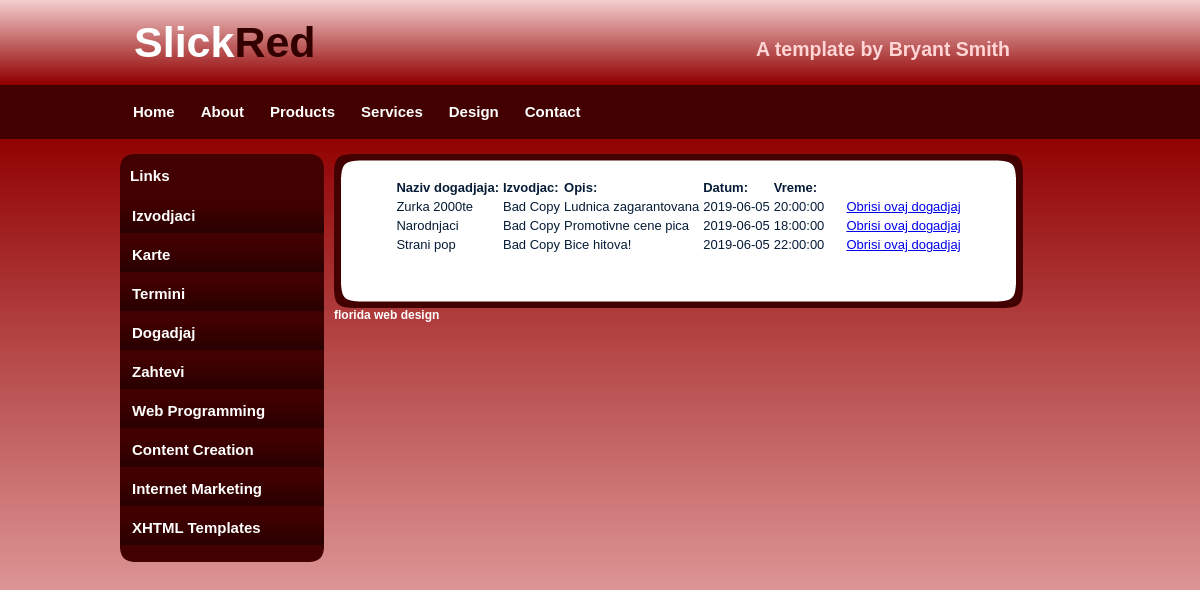
/enter_site/index.php/admin/pokaziPotvrdjene, run on the app's committed database.
### tables this page shows
CREATE TABLE IF NOT EXISTS `dogadjaj` (
  `dogadjajID` int(14) NOT NULL AUTO_INCREMENT,
  `naziv` varchar(40) NOT NULL,
  `opis` varchar(500) DEFAULT 'Dobar provod vas ceka!',
  `terminID` int(14) NOT NULL,
  `username` varchar(20) NOT NULL,
  `potvrdjen` int(2) NOT NULL,
  PRIMARY KEY (`dogadjajID`),
  UNIQUE KEY `terminID` (`terminID`),
  KEY `username` (`username`) USING BTREE
);

CREATE TABLE IF NOT EXISTS `termin` (
  `terminID` int(14) NOT NULL AUTO_INCREMENT,
  `datum` date NOT NULL,
  `vreme` time NOT NULL,
  `rezervisan` int(2) NOT NULL,
  PRIMARY KEY (`terminID`)
);

### enter_site/application/controllers/Admin.php (called while the page is built, shortened)
<?php
class Admin extends CI_Controller{
    public function __construct() {
        $this->load->model("ModelIzvodjac");
        $this->load->model("ModelKarta");
        $this->load->model("ModelTermin");
        $this->load->model("ModelDogadjaj");
        $this->load->library("session");
    }
    public function pokaziPotvrdjene(){
        $potvrdjeni = $this->ModelDogadjaj->dohvatiPotvrdjene();
        $naredba = "potvrdjeni";
        foreach($potvrdjeni as $element){
            $element->datum = $this->ModelTermin->dohvatiTDatum($element->terminID);
            $element->vreme = $this->ModelTermin->dohvatiTVreme($element->terminID);
        }
        $this->load->view("admin/slickred/index.php",  array('potvrdjeni'=>$potvrdjeni,'naredba'=>"potvrdjeni"));
    }
}

### enter_site/index.php (called while the page is built, shortened)
<?php
require_once BASEPATH.'core/CodeIgniter.php';

### enter_site/application/models/ModelDogadjaj.php (called while the page is built, shortened)
<?php
class ModelDogadjaj extends CI_Model{
    public function dohvatiPotvrdjene(){
        $this->db->where("potvrdjen", 1);
        $query = $this->db->get('dogadjaj');
        $result = $query->result();
        return $result;
    }
}

### enter_site/application/views/admin/slickred/index.php (the view, shortened to what this page needs)
<!DOCTYPE html PUBLIC "-//W3C//DTD XHTML 1.0 Transitional//EN" "http://www.w3.org/TR/xhtml1/DTD/xhtml1-transitional.dtd">
<html xmlns="http://www.w3.org/1999/xhtml">
<head>
</head>
<body>
<div id="container">
		<div id="header">
        	<h1>Slick<span class="off">Red</span></h1>
            <h2>A template by Bryant Smith</h2>
        </div>
        <div id="menu">
        	<ul>
            	<li class="menuitem"><a href="#">Home</a></li>
                <li class="menuitem"><a href="#">About</a></li>
                <li class="menuitem"><a href="#">Products</a></li>
                <li class="menuitem"><a href="#">Services</a></li>
                <li class="menuitem"><a href="#">Design</a></li>
              <li class="menuitem"><a href="#">Contact</a></li>
            </ul>
        </div>
        <div id="leftmenu">
        <div id="leftmenu_top"></div>
				<div id="leftmenu_main">
                <h3>Links</h3>
                <ul>
                    <li><a href="<?php echo site_url("Admin/pokaziIzvodjace"); ?>">Izvodjaci</a></li>
                    <li><a href="<?php echo site_url("Admin/pokaziKarte"); ?>">Karte</a></li>
                    <li><a href="<?php echo site_url("Admin/pokaziTermine"); ?>">Termini</a></li>
                    <li><a href="<?php echo site_url("Admin/pokaziPotvrdjene"); ?>">Dogadjaj</a></li>
                    <li><a href="#">Zahtevi</a></li>
                    <li><a href="#">Web Programming</a></li>
                    <li><a href="#">Content Creation</a></li>
                    <li><a href="#">Internet Marketing</a></li>
                    <li><a href="#">XHTML Templates</a></li>
                </ul>
</div>
              <div id="leftmenu_bottom"></div>
        </div>
		<div id="content">
        <div id="content_top"></div>
        <div id="content_main">
        	<?php
                    if ($naredba == "izvodjaci"){
                        echo "<table> <tr><th>Izvodjaci:</th></tr>";
                        foreach ($izvodjaci as $izvodjac) {
                            echo "<tr><td>".$izvodjac->username."</td><td>".$izvodjac->ime."</td><td> ".$izvodjac->prezime."</td><td>".$izvodjac->email."</td> "
                                    . "<td> &nbsp;&nbsp;&nbsp;&nbsp; <a href=\" ". site_url("Admin/obrisiIzvodjaca/".$izvodjac->username). "\">Obrisi ovog izvodjaca</a> </td> </tr>";
                        }
                        echo "</table><br><br>";
                        echo "<a href=\" ". site_url("Admin/dodajIzv"). "\">Dodaj novog izvodjaca</a>";
                    }
                    elseif($naredba == "pocetna"){
                        echo "Hola Mr. Admin!";
                    }
                    elseif($naredba == "potvrdjeni"){
                        echo "<table> <tr><th>Naziv dogadjaja:</th><th>Izvodjac:</th><th>Opis:</th><th>Datum:</th><th>Vreme:</th></tr>";
                        foreach ($potvrdjeni as $potvrdjen) {
                            echo "<tr><td>".$potvrdjen->naziv."</td><td>".$potvrdjen->username."</td><td> ".$potvrdjen->opis."</td><td> ". $potvrdjen->datum ."</td> <td> ". $potvrdjen->vreme ."</td> "
                                    . "<td> &nbsp;&nbsp;&nbsp;&nbsp; <a href=\" ". site_url("Admin/obrisiDogadjaj/".$potvrdjen->dogadjajID). "\">Obrisi ovaj dogadjaj</a> </td> </tr>";
                        }
                        echo "</table><br><br>";
                    }
                ?>
        </div>
        <div id="content_bottom"></div>
            <div id="footer"><h3><a href="http://www.bryantsmith.com">florida web design</a></h3></div>
      </div>
   </div>
</body>
</html>

### data on the page
dogadjaj: naziv "Zurka 2000te", username "Bad Copy", opis "Ludnica zagarantovana", terminID.datum "2019-06-05", terminID.vreme "20:00:00"
dogadjaj: naziv "Narodnjaci", username "Bad Copy", opis "Promotivne cene pica", terminID.datum "2019-06-05", terminID.vreme "18:00:00"
dogadjaj: naziv "Strani pop", username "Bad Copy", opis "Bice hitova!", terminID.datum "2019-06-05", terminID.vreme "22:00:00"
